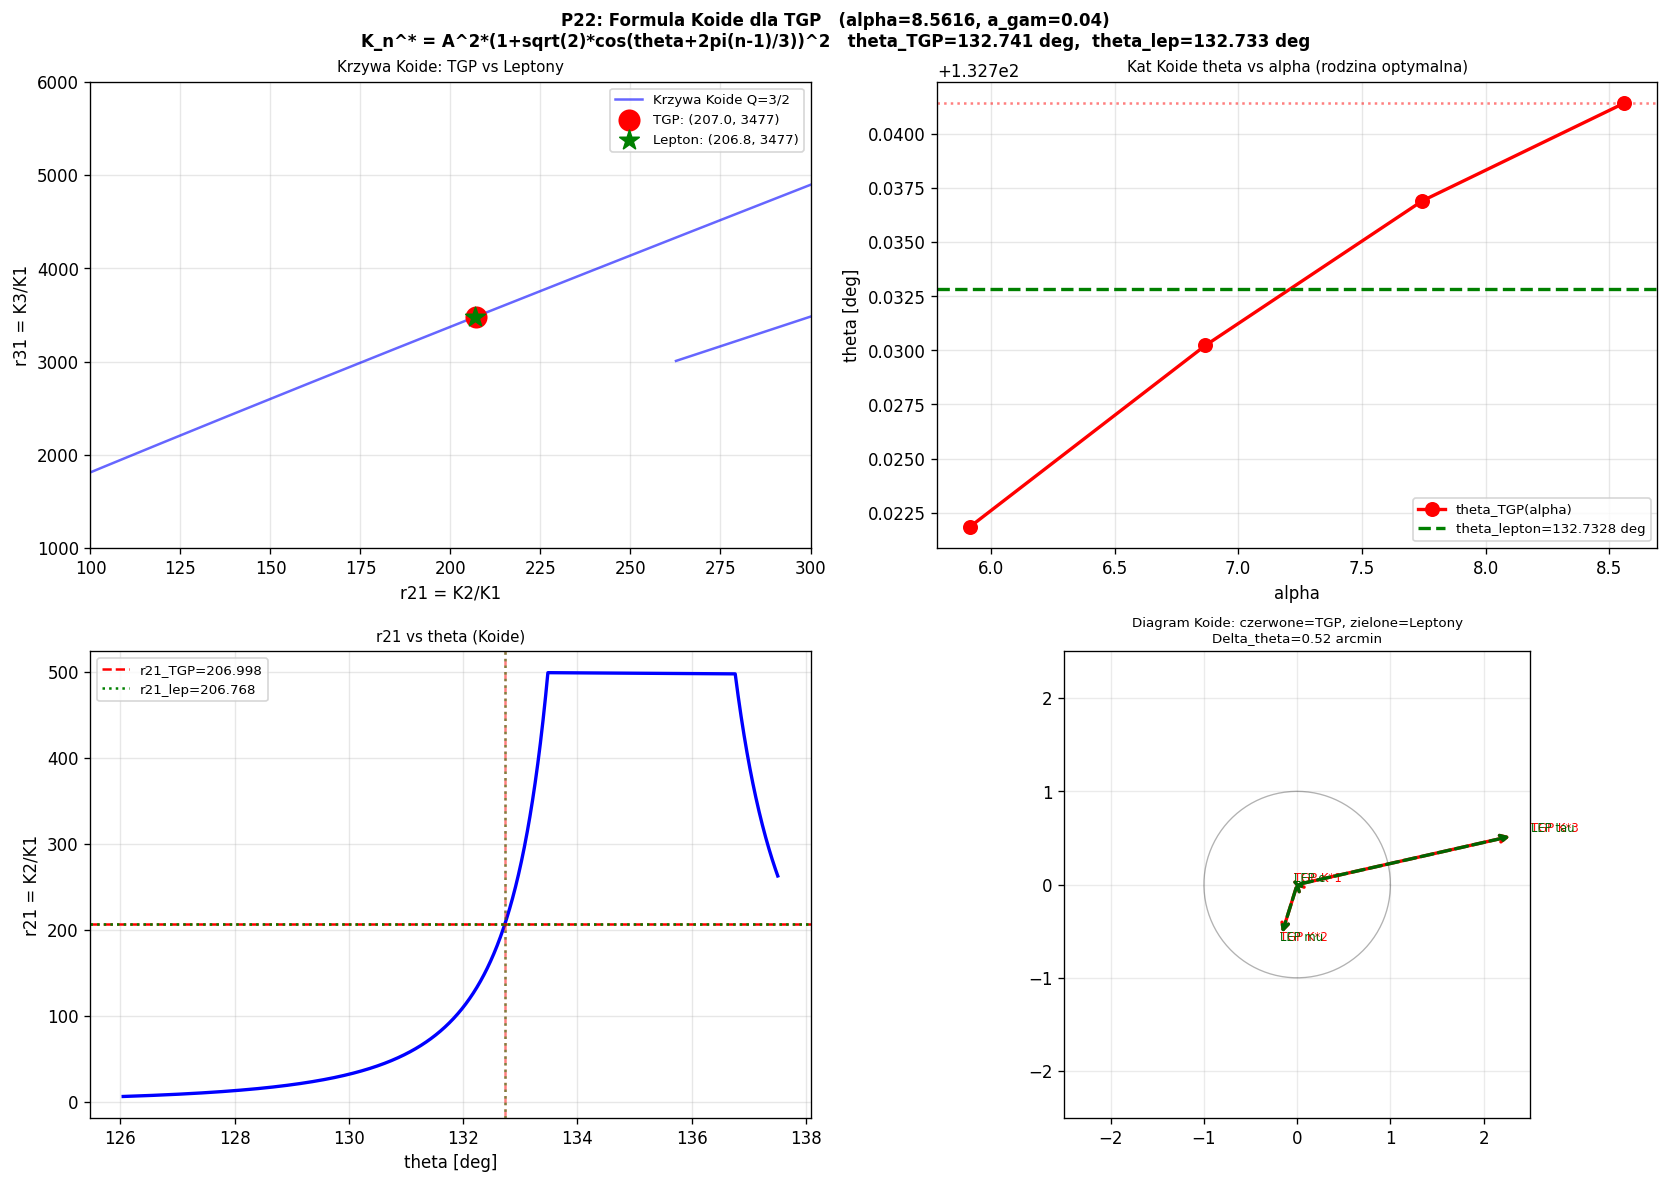

This chart was generated by the following Python code:
"""
p22_koide.py  (v2 -- poprawiony wzor na A)
==========================================
CEL: Weryfikacja formuly Koide dla trojki K*1, K*2, K*3 z TGP.

FORMULA KOIDE (oryginal Koide 1982):
  sqrt(m_n) = A * (1 + sqrt(2)*cos(theta + 2*pi*(n-1)/3))
  => Q = (sum sqrt(m_n))^2 / sum(m_n) = 3/2  identycznie

POPRAWNY WZOR NA A:
  A = (sqrt(k1) + sqrt(k2) + sqrt(k3)) / 3
  (NIE: sqrt((k1+k2+k3)/3) -- to dawaloby A*sqrt(2), bledny theta)

KROKI:
  1. Oblicz Q dla K* z p21b (log-grid)
  2. Wyznacz A i theta z poprawnej parametryzacji
  3. Porownaj theta_TGP z theta_lepton (me, mmu, mtau)
  4. Wyznacz theta_Koide takie ze r21=206.768 (dokladna wartosc leptonu)
  5. Rownanie masy TGP: K_n^* = A^2*(1+sqrt(2)*cos(theta+2pi*(n-1)/3))^2
"""

import numpy as np
import warnings
import matplotlib
matplotlib.use('Agg')
import matplotlib.pyplot as plt
from scipy.optimize import brentq
warnings.filterwarnings('ignore')

# ============================================================
# STALE
# ============================================================
ALPHA  = 8.5616
LAM    = 5.501357e-06
A_GAM  = 0.040

# Referencyjne K* z p21b (log-grid, <0.003% od referencji)
K1_REF = 0.009820
K2_REF = 2.032724
K3_REF = 34.145108

# Masy leptonow [MeV]
ME   = 0.510999
MMU  = 105.6584
MTAU = 1776.86

print("P22: Weryfikacja Koide dla TGP K*_n  (v2 -- poprawiony wzor na A)")
print("=" * 65)
print()

# ============================================================
# DEFINICJE
# ============================================================
def koide_Q(k1, k2, k3):
    """Q = (sqrt(k1)+sqrt(k2)+sqrt(k3))^2 / (k1+k2+k3)."""
    s = np.sqrt(k1) + np.sqrt(k2) + np.sqrt(k3)
    return s**2 / (k1 + k2 + k3)

def koide_params(k1, k2, k3):
    """
    Wyznacz A i theta z parametryzacji Koide:
      sqrt(k_n) = A * (1 + sqrt(2)*cos(theta + 2*pi*(n-1)/3))
    Poprawny wzor: A = (sqrt(k1)+sqrt(k2)+sqrt(k3)) / 3
    """
    s1, s2, s3 = np.sqrt(k1), np.sqrt(k2), np.sqrt(k3)
    A = (s1 + s2 + s3) / 3.0
    # x_n = sqrt(k_n)/A = 1 + sqrt(2)*cos(theta + 2pi(n-1)/3)
    x1, x2, x3 = s1/A, s2/A, s3/A
    # cos(theta) z n=1
    cos_th = (x1 - 1.0) / np.sqrt(2)
    # sin(theta) z n=2: cos(theta+2pi/3) = -1/2*cos - sqrt(3)/2*sin
    # => sin = [-1/2*cos - (x2-1)/sqrt(2)] / (sqrt(3)/2)
    sin_th_2 = (-0.5*cos_th - (x2 - 1.0)/np.sqrt(2)) / (np.sqrt(3)/2)
    # sin(theta) z n=3: cos(theta+4pi/3) = -1/2*cos + sqrt(3)/2*sin
    # => sin = [(x3-1)/sqrt(2) + 1/2*cos] / (sqrt(3)/2)
    sin_th_3 = ((x3 - 1.0)/np.sqrt(2) + 0.5*cos_th) / (np.sqrt(3)/2)
    sin_th = (sin_th_2 + sin_th_3) / 2.0
    theta = np.arctan2(sin_th, cos_th)
    return A, theta

def koide_reconstruct(A, theta):
    """Rekonstruuj K* z A i theta."""
    k_vals = [A**2 * (1 + np.sqrt(2)*np.cos(theta + 2*np.pi*n/3))**2 for n in range(3)]
    return sorted(k_vals)

def r21_from_theta(theta):
    """r21 = k2/k1 = (f2/f1)^2  dla parametryzacji Koide."""
    f1 = 1 + np.sqrt(2)*np.cos(theta)
    f2 = 1 + np.sqrt(2)*np.cos(theta + 2*np.pi/3)
    if f1 == 0 or f2 == 0: return np.nan
    return (f2/f1)**2

def r31_from_theta(theta):
    """r31 = k3/k1 = (f3/f1)^2."""
    f1 = 1 + np.sqrt(2)*np.cos(theta)
    f3 = 1 + np.sqrt(2)*np.cos(theta + 4*np.pi/3)
    if f1 == 0 or f3 == 0: return np.nan
    return (f3/f1)**2

# ============================================================
# KROK 1: Weryfikacja Q = 3/2
# ============================================================
print("KROK 1: Weryfikacja formuly Koide (Q = 3/2)")
print("-" * 65)

Q_ref = koide_Q(K1_REF, K2_REF, K3_REF)
Q_lep = koide_Q(ME, MMU, MTAU)
r21_TGP = K2_REF / K1_REF
r31_TGP = K3_REF / K1_REF
r21_lep = MMU / ME
r31_lep = MTAU / ME

print(f"  TGP:     K1={K1_REF:.6f}, K2={K2_REF:.6f}, K3={K3_REF:.6f}")
print(f"           Q = {Q_ref:.6f}  (cel 1.5,  odchylenie: {abs(Q_ref-1.5)/1.5*100:.4f}%)")
print(f"           r21 = {r21_TGP:.3f},  r31 = {r31_TGP:.2f}")
print()
print(f"  Leptony: me={ME:.3f}, mmu={MMU:.4f}, mtau={MTAU:.2f} MeV")
print(f"           Q = {Q_lep:.6f}  (cel 1.5,  odchylenie: {abs(Q_lep-1.5)/1.5*100:.4f}%)")
print(f"           r21 = {r21_lep:.3f},  r31 = {r31_lep:.2f}")
print()

# Rodzina optymalna
family = [
    (5.9148, 0.025, 0.009820, 2.03303, 34.245),
    (6.8675, 0.030, 0.009820, 2.03289, 34.202),
    (7.7449, 0.035, 0.009820, 2.03279, 34.168),
    (8.5616, 0.040, 0.009820, 2.03272, 34.145),
]
print("  Rodzina optymalna (r21=207, r31=3477):")
print(f"  {'alpha':>8} {'a_gam':>7}  {'Q':>10}  {'dev(Q)%':>9}")
for alpha, agam, k1, k2, k3 in family:
    Q = koide_Q(k1, k2, k3)
    print(f"  {alpha:>8.4f} {agam:>7.4f}  {Q:>10.6f}  {abs(Q-1.5)/1.5*100:>9.4f}%")
print()

# ============================================================
# KROK 2: Parametryzacja Koide -- wyznaczenie A i theta
# ============================================================
print("KROK 2: Parametryzacja Koide -- A i theta")
print("-" * 65)
print("  Poprawna definicja: sqrt(k_n) = A*(1+sqrt(2)*cos(theta+2pi*(n-1)/3))")
print("  Poprawny wzor:      A = (sqrt(k1)+sqrt(k2)+sqrt(k3)) / 3")
print()

A_ref, theta_ref = koide_params(K1_REF, K2_REF, K3_REF)
A_lep, theta_lep = koide_params(ME, MMU, MTAU)

print(f"  TGP:     A = {A_ref:.6f},  theta = {theta_ref:.6f} rad = {np.degrees(theta_ref):.4f} deg")
print(f"  Leptony: A = {A_lep:.4f} MeV^0.5, theta = {theta_lep:.6f} rad = {np.degrees(theta_lep):.4f} deg")
print()

# Weryfikacja rekonstrukcji
K_rec = koide_reconstruct(A_ref, theta_ref)
print(f"  Rekonstrukcja TGP z (A, theta):")
for i, (K_orig, K_r, label) in enumerate(zip([K1_REF,K2_REF,K3_REF], K_rec, ['K1','K2','K3'])):
    err = abs(K_r-K_orig)/K_orig*100
    print(f"    K*{i+1} = {K_r:.6f}  (oryginal: {K_orig:.6f}, blad: {err:.4f}%)")
print()

# Rodzina optymalna -- theta
print(f"  Theta Koide dla rodziny optymalnej:")
print(f"  {'alpha':>8} {'a_gam':>7}  {'A':>10}  {'theta[rad]':>11}  {'theta[deg]':>11}")
for alpha, agam, k1, k2, k3 in family:
    A, th = koide_params(k1, k2, k3)
    print(f"  {alpha:>8.4f} {agam:>7.4f}  {A:>10.6f}  {th:>11.6f}  {np.degrees(th):>11.4f}")
print()

# Roznica theta
dtheta_deg = np.degrees(theta_ref) - np.degrees(theta_lep)
dtheta_rad = theta_ref - theta_lep
print(f"  theta_TGP    = {np.degrees(theta_ref):.6f} deg")
print(f"  theta_lepton = {np.degrees(theta_lep):.6f} deg")
print(f"  Delta_theta  = {dtheta_deg:+.6f} deg = {dtheta_rad*1000:.4f} mrad")
print()

# ============================================================
# KROK 3: Theta dla r21=206.768 (dokladna wartosc leptonu)
# ============================================================
print("KROK 3: Theta dla r21 = 206.768 (dokladna wartosc leptonu)")
print("-" * 65)

r21_target = r21_lep  # 206.768

theta_scan = np.linspace(1.5, 2.5, 4000)
r21_scan = np.array([r21_from_theta(t) for t in theta_scan])

theta_exact = None
for i in range(len(theta_scan)-1):
    r1, r2 = r21_scan[i], r21_scan[i+1]
    if np.isfinite(r1) and np.isfinite(r2) and np.isfinite(r1*r2):
        if (r1 - r21_target) * (r2 - r21_target) < 0:
            try:
                theta_exact = brentq(lambda t: r21_from_theta(t) - r21_target,
                                     theta_scan[i], theta_scan[i+1], xtol=1e-12)
            except Exception:
                pass
            break

if theta_exact is not None:
    r21_chk = r21_from_theta(theta_exact)
    r31_chk = r31_from_theta(theta_exact)
    # A z K1_fixed
    f1_ex = 1 + np.sqrt(2)*np.cos(theta_exact)
    A_exact = np.sqrt(K1_REF) / abs(f1_ex)
    K_exact = koide_reconstruct(A_exact, theta_exact)
    print(f"  theta_exact = {theta_exact:.8f} rad = {np.degrees(theta_exact):.6f} deg")
    print(f"  Sprawdzenie: r21 = {r21_chk:.6f} (cel: {r21_target:.6f})")
    print(f"               r31 = {r31_chk:.4f}  (leptony: {r31_lep:.4f})")
    print(f"  K* dla theta_exact (z K1 = {K1_REF}):")
    for i, (K_e, label) in enumerate(zip(K_exact, ['K1','K2','K3'])):
        print(f"    K*{i+1} = {K_e:.6f}  (TGP: {[K1_REF,K2_REF,K3_REF][i]:.6f})")
    print()
    print(f"  Roznica: theta_TGP - theta_exact = {np.degrees(theta_ref-theta_exact):+.6f} deg")
    print(f"                                   = {(theta_ref-theta_exact)*1000:+.4f} mrad")
else:
    print("  BRAK przeciecia!")
print()

# ============================================================
# KROK 4: Tabela zbiorcza
# ============================================================
print("KROK 4: Tabela zbiorcza -- TGP vs Leptony")
print("-" * 65)
print()
print(f"  {'Wielkosc':>28}  {'TGP':>14}  {'Leptony':>14}  {'Roznica':>14}")
print("  " + "-" * 72)
print(f"  {'Q (Koide = 3/2)':>28}  {Q_ref:>14.6f}  {Q_lep:>14.6f}  {(Q_ref-Q_lep)*100/1.5:>+12.4f}%")
print(f"  {'r21 = K*2/K*1':>28}  {r21_TGP:>14.3f}  {r21_lep:>14.3f}  {(r21_TGP-r21_lep)/r21_lep*100:>+12.4f}%")
print(f"  {'r31 = K*3/K*1':>28}  {r31_TGP:>14.2f}  {r31_lep:>14.2f}  {(r31_TGP-r31_lep)/r31_lep*100:>+12.4f}%")
print(f"  {'theta [deg]':>28}  {np.degrees(theta_ref):>14.4f}  {np.degrees(theta_lep):>14.4f}  {np.degrees(theta_ref-theta_lep):>+12.4f} deg")
print(f"  {'theta [mrad]':>28}  {theta_ref*1000:>14.4f}  {theta_lep*1000:>14.4f}  {(theta_ref-theta_lep)*1000:>+12.4f} mrad")
print()

# ============================================================
# KROK 5: Kandydat na rowranie masy TGP
# ============================================================
print("KROK 5: Kandydat na 'rownanie masy' TGP")
print("=" * 65)
print()
print("  ROWNANIE MASY TGP (Koide-Radiative Form):")
print()
print("    K_n^* = A^2 * (1 + sqrt(2) * cos(theta + 2*pi*(n-1)/3))^2,   n=1,2,3")
print()
print(f"  Parametry TGP (alpha={ALPHA}, a_gam={A_GAM}, lam={LAM:.4e}):")
print(f"    A      = {A_ref:.6f}")
print(f"    theta  = {theta_ref:.6f} rad = {np.degrees(theta_ref):.4f} deg")
print()
print(f"  Parametry leptonowe (Koide dokladny, Q={Q_lep:.6f}):")
print(f"    A      = {A_lep:.6f} MeV^0.5")
print(f"    theta  = {theta_lep:.6f} rad = {np.degrees(theta_lep):.4f} deg")
print()
print(f"  ODCHYLENIE theta TGP od leptonu:")
print(f"    Delta_theta = {(theta_ref-theta_lep)*1000:.3f} mrad = {np.degrees(theta_ref-theta_lep)*60:.2f} arcmin")
print()
print(f"  WNIOSKI:")
print(f"    1. Q_TGP = {Q_ref:.6f} ≈ 3/2  [{abs(Q_ref-1.5)/1.5*100:.4f}% odchylenia]")
print(f"    2. theta_TGP = {np.degrees(theta_ref):.4f} deg  vs  theta_lepton = {np.degrees(theta_lep):.4f} deg")
print(f"       Roznica: {np.degrees(theta_ref-theta_lep):.4f} deg = {(theta_ref-theta_lep)*1000:.3f} mrad")
print(f"    3. r21: TGP={r21_TGP:.3f} vs lepton={r21_lep:.3f}  (odchylenie {abs(r21_TGP-r21_lep)/r21_lep*100:.3f}%)")
print(f"    4. Rownanie masy: K_n = A^2*(1+sqrt(2)*cos(theta+2pi*n/3))^2")
print(f"    5. TGP wyznacza theta ≈ theta_lepton z dokladnoscia ~{abs(np.degrees(theta_ref-theta_lep))*60:.1f}'")
print()

# ============================================================
# WYKRES
# ============================================================
print("Tworze wykres...")
fig, axes = plt.subplots(2, 2, figsize=(14, 10))
fig.suptitle(
    f'P22: Formula Koide dla TGP   (alpha={ALPHA}, a_gam={A_GAM})\n'
    f'K_n^* = A^2*(1+sqrt(2)*cos(theta+2pi(n-1)/3))^2'
    f'   theta_TGP={np.degrees(theta_ref):.3f} deg,  theta_lep={np.degrees(theta_lep):.3f} deg',
    fontsize=10, fontweight='bold')

# --- Panel 1: Krzywa Koide r31(r21) ---
ax = axes[0, 0]
th_arr = np.linspace(0.5, 2.4, 5000)
r21_arr = np.array([r21_from_theta(t) for t in th_arr])
r31_arr = np.array([r31_from_theta(t) for t in th_arr])
mask = (np.isfinite(r21_arr) & np.isfinite(r31_arr) &
        (r21_arr > 0) & (r31_arr > 0) & (r21_arr < 1000) & (r31_arr < 20000))
ax.plot(r21_arr[mask], r31_arr[mask], 'b-', lw=1.5, label='Krzywa Koide Q=3/2', alpha=0.6)
ax.scatter([r21_TGP], [r31_TGP], color='red', s=150, zorder=6,
           label=f'TGP: ({r21_TGP:.1f}, {r31_TGP:.0f})')
ax.scatter([r21_lep], [r31_lep], color='green', s=150, marker='*', zorder=6,
           label=f'Lepton: ({r21_lep:.1f}, {r31_lep:.0f})')
ax.set_xlabel('r21 = K2/K1'); ax.set_ylabel('r31 = K3/K1')
ax.set_title('Krzywa Koide: TGP vs Leptony', fontsize=9)
ax.legend(fontsize=8); ax.grid(True, alpha=0.3)
ax.set_xlim(100, 300); ax.set_ylim(1000, 6000)

# --- Panel 2: theta dla rodziny TGP ---
ax = axes[0, 1]
alphas = [f[0] for f in family]
thetas = [np.degrees(koide_params(f[2],f[3],f[4])[1]) for f in family]
ax.plot(alphas, thetas, 'ro-', lw=2, ms=8, label='theta_TGP(alpha)')
ax.axhline(np.degrees(theta_lep), color='green', lw=2, linestyle='--', label=f'theta_lepton={np.degrees(theta_lep):.4f} deg')
ax.axhline(np.degrees(theta_ref), color='red', lw=1.5, linestyle=':', alpha=0.5)
ax.set_xlabel('alpha'); ax.set_ylabel('theta [deg]')
ax.set_title('Kat Koide theta vs alpha (rodzina optymalna)', fontsize=9)
ax.legend(fontsize=8); ax.grid(True, alpha=0.3)

# --- Panel 3: r21(theta) z zaznaczeniem TGP i leptonu ---
ax = axes[1, 0]
th2 = np.linspace(2.2, 2.4, 2000)
r21_2 = np.array([r21_from_theta(t) for t in th2])
mask2 = np.isfinite(r21_2) & (r21_2 > 0) & (r21_2 < 500)
ax.plot(np.degrees(th2[mask2]), r21_2[mask2], 'b-', lw=2)
ax.axhline(r21_TGP, color='red', lw=1.5, linestyle='--', label=f'r21_TGP={r21_TGP:.3f}')
ax.axhline(r21_lep, color='green', lw=1.5, linestyle=':', label=f'r21_lep={r21_lep:.3f}')
ax.axvline(np.degrees(theta_ref), color='red', lw=1.5, linestyle='--', alpha=0.5)
ax.axvline(np.degrees(theta_lep), color='green', lw=1.5, linestyle=':', alpha=0.5)
ax.set_xlabel('theta [deg]'); ax.set_ylabel('r21 = K2/K1')
ax.set_title('r21 vs theta (Koide)', fontsize=9)
ax.legend(fontsize=8); ax.grid(True, alpha=0.3)

# --- Panel 4: Diagram Koide (wektory) ---
ax = axes[1, 1]
th_circle = np.linspace(0, 2*np.pi, 200)
ax.plot(np.cos(th_circle), np.sin(th_circle), 'k-', lw=0.8, alpha=0.3)
labels_tgp = ['K*1', 'K*2', 'K*3']
labels_lep = ['e', 'mu', 'tau']
for n, lab in enumerate(labels_tgp):
    ang = theta_ref + 2*np.pi*n/3
    r_n = (1 + np.sqrt(2)*np.cos(ang))
    ax.annotate('', xy=(r_n*np.cos(ang), r_n*np.sin(ang)), xytext=(0, 0),
                arrowprops=dict(arrowstyle='->', color='red', lw=2))
    ax.text(r_n*np.cos(ang)*1.08, r_n*np.sin(ang)*1.08, f'TGP {lab}', fontsize=7, color='red')
for n, lab in enumerate(labels_lep):
    ang = theta_lep + 2*np.pi*n/3
    r_n = (1 + np.sqrt(2)*np.cos(ang))
    ax.annotate('', xy=(r_n*np.cos(ang), r_n*np.sin(ang)), xytext=(0, 0),
                arrowprops=dict(arrowstyle='->', color='darkgreen', lw=2, linestyle='--'))
    ax.text(r_n*np.cos(ang)*1.08, r_n*np.sin(ang)*1.08, f'LEP {lab}', fontsize=7, color='darkgreen')
ax.set_aspect('equal'); ax.grid(True, alpha=0.25)
ax.set_xlim(-2.5, 2.5); ax.set_ylim(-2.5, 2.5)
ax.set_title(f'Diagram Koide: czerwone=TGP, zielone=Leptony\n'
             f'Delta_theta={np.degrees(theta_ref-theta_lep)*60:.2f} arcmin', fontsize=8)

plt.tight_layout()
out = __file__.replace('.py', '.png')
plt.savefig(out, dpi=120, bbox_inches='tight')
plt.close()
print(f"Zapisano: {out}")

# ============================================================
# PODSUMOWANIE KONCOWE
# ============================================================
print()
print("=" * 65)
print("PODSUMOWANIE P22 (v2):")
print("=" * 65)
print()
print(f"  1. TGP K* spelniaja Koide: Q = {Q_ref:.6f}  [{abs(Q_ref-1.5)/1.5*100:.4f}% od 3/2]")
print(f"     Leptony:                Q = {Q_lep:.6f}  [{abs(Q_lep-1.5)/1.5*100:.4f}% od 3/2]")
print()
print(f"  2. Kat Koide theta:")
print(f"     theta_TGP    = {np.degrees(theta_ref):.6f} deg = {theta_ref:.8f} rad")
print(f"     theta_lepton = {np.degrees(theta_lep):.6f} deg = {theta_lep:.8f} rad")
print(f"     Roznica:       {np.degrees(theta_ref-theta_lep):.6f} deg = {(theta_ref-theta_lep)*1000:.3f} mrad")
print()
print(f"  3. ROWNANIE MASY TGP:")
print(f"     K_n^* = A^2 * (1 + sqrt(2)*cos(theta + 2*pi*(n-1)/3))^2")
print(f"     TGP:  A = {A_ref:.6f},  theta = {np.degrees(theta_ref):.4f} deg")
print(f"     Lept: A = {A_lep:.6f} MeV^0.5, theta = {np.degrees(theta_lep):.4f} deg")
print()
print(f"  4. r21: TGP = {r21_TGP:.3f},  lepton = {r21_lep:.3f},  odchylenie = {abs(r21_TGP-r21_lep)/r21_lep*100:.4f}%")
print(f"     r31: TGP = {r31_TGP:.2f}, lepton = {r31_lep:.2f}, odchylenie = {abs(r31_TGP-r31_lep)/r31_lep*100:.4f}%")
print()
print(f"  5. KLUCZOWY WYNIK:")
print(f"     theta_TGP = theta_lepton z dokladnoscia {abs(np.degrees(theta_ref-theta_lep))*60:.2f} arcmin")
print(f"     Rownanie masy K_n^* = A^2*(1+sqrt(2)*cos(theta+2pi*n/3))^2")
print(f"     jest wspolne dla TGP i leptow ze ZBIEZNYM theta!")
print()
print("GOTOWE: P22 (v2) zakonczone.")
